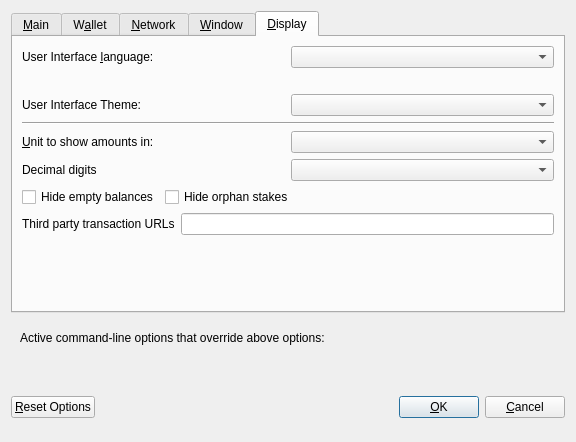
<?xml version="1.0" encoding="UTF-8"?>
<ui version="4.0">
 <class>OptionsDialog</class>
 <widget class="QDialog" name="OptionsDialog">
  <property name="geometry">
   <rect>
    <x>0</x>
    <y>0</y>
    <width>576</width>
    <height>442</height>
   </rect>
  </property>
  <property name="windowTitle">
   <string>Options</string>
  </property>
  <property name="modal">
   <bool>true</bool>
  </property>
  <layout class="QVBoxLayout" name="verticalLayout">
   <item>
    <widget class="QTabWidget" name="tabWidget">
     <property name="currentIndex">
      <number>4</number>
     </property>
     <widget class="QWidget" name="tabMain">
      <attribute name="title">
       <string>&amp;Main</string>
      </attribute>
      <layout class="QVBoxLayout" name="verticalLayout_Main">
       <item>
        <widget class="QCheckBox" name="bitcoinAtStartup">
         <property name="toolTip">
          <string>Automatically start POSQ after logging in to the system.</string>
         </property>
         <property name="text">
          <string>&amp;Start POSQ on system login</string>
         </property>
        </widget>
       </item>
       <item>
        <layout class="QHBoxLayout" name="horizontalLayout_2_Main">
         <item>
          <widget class="QLabel" name="databaseCacheLabel">
           <property name="text">
            <string>Size of &amp;database cache</string>
           </property>
           <property name="textFormat">
            <enum>Qt::PlainText</enum>
           </property>
           <property name="buddy">
            <cstring>databaseCache</cstring>
           </property>
          </widget>
         </item>
         <item>
          <widget class="QSpinBox" name="databaseCache"/>
         </item>
         <item>
          <widget class="QLabel" name="databaseCacheUnitLabel">
           <property name="text">
            <string>MB</string>
           </property>
           <property name="textFormat">
            <enum>Qt::PlainText</enum>
           </property>
          </widget>
         </item>
         <item>
          <spacer name="horizontalSpacer_2_Main">
           <property name="orientation">
            <enum>Qt::Horizontal</enum>
           </property>
           <property name="sizeHint" stdset="0">
            <size>
             <width>40</width>
             <height>20</height>
            </size>
           </property>
          </spacer>
         </item>
        </layout>
       </item>
       <item>
        <layout class="QHBoxLayout" name="horizontalLayout_3_Main">
         <item>
          <widget class="QLabel" name="threadsScriptVerifLabel">
           <property name="text">
            <string>Number of script &amp;verification threads</string>
           </property>
           <property name="textFormat">
            <enum>Qt::PlainText</enum>
           </property>
           <property name="buddy">
            <cstring>threadsScriptVerif</cstring>
           </property>
          </widget>
         </item>
         <item>
          <widget class="QSpinBox" name="threadsScriptVerif">
           <property name="toolTip">
            <string>(0 = auto, &lt;0 = leave that many cores free)</string>
           </property>
          </widget>
         </item>
         <item>
          <spacer name="horizontalSpacer_3_Main">
           <property name="orientation">
            <enum>Qt::Horizontal</enum>
           </property>
           <property name="sizeHint" stdset="0">
            <size>
             <width>40</width>
             <height>20</height>
            </size>
           </property>
          </spacer>
         </item>
        </layout>
       </item>
       <item>
        <spacer name="verticalSpacer_2">
         <property name="orientation">
          <enum>Qt::Vertical</enum>
         </property>
         <property name="sizeHint" stdset="0">
          <size>
           <width>20</width>
           <height>40</height>
          </size>
         </property>
        </spacer>
       </item>
       <item>
        <layout class="QHBoxLayout" name="horiz-autominting-layout">
         <item>
          <widget class="QCheckBox" name="checkBoxZeromintEnable">
           <property name="toolTip">
            <string>Enable automatic minting of POSQ units to zPOSQ</string>
           </property>
           <property name="layoutDirection">
            <enum>Qt::LeftToRight</enum>
           </property>
           <property name="text">
            <string>Enable zPOSQ Automint</string>
           </property>
          </widget>
         </item>
         <item>
          <widget class="QCheckBox" name="checkBoxZeromintAddresses">
           <property name="toolTip">
            <string>Enable automatic zPOSQ minting from specific addresses</string>
           </property>
           <property name="layoutDirection">
            <enum>Qt::LeftToRight</enum>
           </property>
           <property name="text">
            <string>Enable Automint Addresses</string>
           </property>
          </widget>
         </item>
        </layout>
       </item>
       <item>
        <layout class="QHBoxLayout" name="horizontalLayout_3">
         <item>
          <widget class="QLabel" name="percentage_label">
           <property name="toolTip">
            <string>Percentage of incoming POSQ which get automatically converted to zPOSQ via Zerocoin Protocol (min: 10%)</string>
           </property>
           <property name="text">
            <string>Percentage of autominted zPOSQ</string>
           </property>
          </widget>
         </item>
         <item>
          <widget class="QSpinBox" name="zeromintPercentage">
           <property name="minimum">
            <number>1</number>
           </property>
           <property name="maximum">
            <number>100</number>
           </property>
          </widget>
         </item>
        </layout>
       </item>
       <item>
        <layout class="QHBoxLayout" name="horizontalLayout" stretch="0,0">
         <property name="sizeConstraint">
          <enum>QLayout::SetFixedSize</enum>
         </property>
         <item>
          <widget class="QLabel" name="labelPreferredDenom">
           <property name="maximumSize">
            <size>
             <width>16777215</width>
             <height>16777215</height>
            </size>
           </property>
           <property name="toolTip">
            <string>Wait with automatic conversion to Zerocoin until enough POSQ for this denomination is available</string>
           </property>
           <property name="text">
            <string>Preferred Automint zPOSQ Denomination</string>
           </property>
          </widget>
         </item>
         <item>
          <widget class="QComboBox" name="preferredDenom">
           <property name="maximumSize">
            <size>
             <width>16777215</width>
             <height>27</height>
            </size>
           </property>
           <property name="toolTip">
            <string>Wait with automatic conversion to Zerocoin until enough POSQ for this denomination is available</string>
           </property>
           <property name="maxVisibleItems">
            <number>9</number>
           </property>
           <property name="maxCount">
            <number>9</number>
           </property>
          </widget>
         </item>
        </layout>
       </item>
      </layout>
     </widget>
     <widget class="QWidget" name="tabWallet">
      <attribute name="title">
       <string>W&amp;allet</string>
      </attribute>
      <layout class="QVBoxLayout" name="verticalLayout_Wallet">
       <item>
        <layout class="QHBoxLayout" name="horizontalLayout_2_Wallet">
         <item>
          <widget class="QLabel" name="labelStakeSplitThresholdText">
           <property name="text">
            <string>Stake split threshold:</string>
           </property>
          </widget>
         </item>
         <item>
          <widget class="QSpinBox" name="spinBoxStakeSplitThreshold">
           <property name="minimum">
            <number>1</number>
           </property>
           <property name="maximum">
            <number>999999</number>
           </property>
          </widget>
         </item>
        </layout>
       </item>
       <item>
        <widget class="QGroupBox" name="groupBox">
         <property name="title">
          <string>Expert</string>
         </property>
         <layout class="QVBoxLayout" name="verticalLayout_2">
          <item>
           <widget class="QCheckBox" name="coinControlFeatures">
            <property name="toolTip">
             <string>Whether to show coin control features or not.</string>
            </property>
            <property name="text">
             <string>Enable coin &amp;control features</string>
            </property>
           </widget>
          </item>
          <item>
           <widget class="QCheckBox" name="showMasternodesTab">
            <property name="toolTip">
             <string>Show additional tab listing all your masternodes in first sub-tab&lt;br/&gt;and all masternodes on the network in second sub-tab.</string>
            </property>
            <property name="text">
             <string>Show Masternodes Tab</string>
            </property>
           </widget>
          </item>
          <item>
           <widget class="QCheckBox" name="spendZeroConfChange">
            <property name="toolTip">
             <string>If you disable the spending of unconfirmed change, the change from a transaction&lt;br/&gt;cannot be used until that transaction has at least one confirmation.&lt;br/&gt;This also affects how your balance is computed.</string>
            </property>
            <property name="text">
             <string>&amp;Spend unconfirmed change</string>
            </property>
           </widget>
          </item>
         </layout>
        </widget>
       </item>
       <item>
        <spacer name="verticalSpacer_Wallet">
         <property name="orientation">
          <enum>Qt::Vertical</enum>
         </property>
         <property name="sizeHint" stdset="0">
          <size>
           <width>20</width>
           <height>40</height>
          </size>
         </property>
        </spacer>
       </item>
      </layout>
     </widget>
     <widget class="QWidget" name="tabNetwork">
      <attribute name="title">
       <string>&amp;Network</string>
      </attribute>
      <layout class="QVBoxLayout" name="verticalLayout_Network">
       <item>
        <widget class="QCheckBox" name="mapPortUpnp">
         <property name="toolTip">
          <string>Automatically open the POSQ client port on the router. This only works when your router supports UPnP and it is enabled.</string>
         </property>
         <property name="text">
          <string>Map port using &amp;UPnP</string>
         </property>
        </widget>
       </item>
       <item>
        <widget class="QCheckBox" name="allowIncoming">
         <property name="toolTip">
          <string>Accept connections from outside</string>
         </property>
         <property name="text">
          <string>Allow incoming connections</string>
         </property>
        </widget>
       </item>
       <item>
        <widget class="QCheckBox" name="connectSocks">
         <property name="toolTip">
          <string>Connect to the POSQ network through a SOCKS5 proxy.</string>
         </property>
         <property name="text">
          <string>&amp;Connect through SOCKS5 proxy (default proxy):</string>
         </property>
        </widget>
       </item>
       <item>
        <layout class="QHBoxLayout" name="horizontalLayout_1_Network">
         <item>
          <widget class="QLabel" name="proxyIpLabel">
           <property name="text">
            <string>Proxy &amp;IP:</string>
           </property>
           <property name="textFormat">
            <enum>Qt::PlainText</enum>
           </property>
           <property name="buddy">
            <cstring>proxyIp</cstring>
           </property>
          </widget>
         </item>
         <item>
          <widget class="QValidatedLineEdit" name="proxyIp">
           <property name="minimumSize">
            <size>
             <width>140</width>
             <height>0</height>
            </size>
           </property>
           <property name="maximumSize">
            <size>
             <width>140</width>
             <height>16777215</height>
            </size>
           </property>
           <property name="toolTip">
            <string>IP address of the proxy (e.g. IPv4: 127.0.0.1 / IPv6: ::1)</string>
           </property>
          </widget>
         </item>
         <item>
          <widget class="QLabel" name="proxyPortLabel">
           <property name="text">
            <string>&amp;Port:</string>
           </property>
           <property name="textFormat">
            <enum>Qt::PlainText</enum>
           </property>
           <property name="buddy">
            <cstring>proxyPort</cstring>
           </property>
          </widget>
         </item>
         <item>
          <widget class="QLineEdit" name="proxyPort">
           <property name="minimumSize">
            <size>
             <width>55</width>
             <height>0</height>
            </size>
           </property>
           <property name="maximumSize">
            <size>
             <width>55</width>
             <height>16777215</height>
            </size>
           </property>
           <property name="toolTip">
            <string>Port of the proxy (e.g. 9050)</string>
           </property>
          </widget>
         </item>
         <item>
          <spacer name="horizontalSpacer_1_Network">
           <property name="orientation">
            <enum>Qt::Horizontal</enum>
           </property>
           <property name="sizeHint" stdset="0">
            <size>
             <width>40</width>
             <height>20</height>
            </size>
           </property>
          </spacer>
         </item>
        </layout>
       </item>
       <item>
        <spacer name="verticalSpacer_Network">
         <property name="orientation">
          <enum>Qt::Vertical</enum>
         </property>
         <property name="sizeHint" stdset="0">
          <size>
           <width>20</width>
           <height>40</height>
          </size>
         </property>
        </spacer>
       </item>
      </layout>
     </widget>
     <widget class="QWidget" name="tabWindow">
      <attribute name="title">
       <string>&amp;Window</string>
      </attribute>
      <layout class="QVBoxLayout" name="verticalLayout_Window">
       <item>
        <widget class="QCheckBox" name="minimizeToTray">
         <property name="toolTip">
          <string>Show only a tray icon after minimizing the window.</string>
         </property>
         <property name="text">
          <string>&amp;Minimize to the tray instead of the taskbar</string>
         </property>
        </widget>
       </item>
       <item>
        <widget class="QCheckBox" name="minimizeOnClose">
         <property name="toolTip">
          <string>Minimize instead of exit the application when the window is closed. When this option is enabled, the application will be closed only after selecting Quit in the menu.</string>
         </property>
         <property name="text">
          <string>M&amp;inimize on close</string>
         </property>
        </widget>
       </item>
       <item>
        <spacer name="verticalSpacer_Window">
         <property name="orientation">
          <enum>Qt::Vertical</enum>
         </property>
         <property name="sizeHint" stdset="0">
          <size>
           <width>20</width>
           <height>40</height>
          </size>
         </property>
        </spacer>
       </item>
      </layout>
     </widget>
     <widget class="QWidget" name="tabDisplay">
      <attribute name="title">
       <string>&amp;Display</string>
      </attribute>
      <layout class="QVBoxLayout" name="verticalLayout_Display">
       <item>
        <layout class="QHBoxLayout" name="horizontalLayout_1_Display">
         <item>
          <widget class="QLabel" name="langLabel">
           <property name="text">
            <string>User Interface &amp;language:</string>
           </property>
           <property name="textFormat">
            <enum>Qt::PlainText</enum>
           </property>
           <property name="buddy">
            <cstring>lang</cstring>
           </property>
          </widget>
         </item>
         <item>
          <widget class="QValueComboBox" name="lang">
           <property name="toolTip">
            <string>The user interface language can be set here. This setting will take effect after restarting POSQ.</string>
           </property>
          </widget>
         </item>
        </layout>
       </item>
       <item>
        <widget class="QLabel" name="label_3">
         <property name="toolTip">
          <string notr="true"/>
         </property>
         <property name="statusTip">
          <string notr="true"/>
         </property>
         <property name="whatsThis">
          <string notr="true"/>
         </property>
         <property name="accessibleName">
          <string notr="true"/>
         </property>
         <property name="text">
          <string></string>
         </property>
         <property name="wordWrap">
          <bool>true</bool>
         </property>
         <property name="openExternalLinks">
          <bool>true</bool>
         </property>
         <property name="textInteractionFlags">
          <set>Qt::TextBrowserInteraction</set>
         </property>
        </widget>
       </item>
       <item>
        <layout class="QHBoxLayout" name="horizontalLayout_2_Display" stretch="0,0">
         <item>
          <widget class="QLabel" name="themeLabel">
           <property name="text">
            <string>User Interface Theme:</string>
           </property>
          </widget>
         </item>
         <item>
          <widget class="QValueComboBox" name="theme"/>
         </item>
        </layout>
       </item>
       <item>
        <widget class="Line" name="line">
         <property name="orientation">
          <enum>Qt::Horizontal</enum>
         </property>
        </widget>
       </item>
       <item>
        <layout class="QHBoxLayout" name="horizontalLayout_3_Display">
         <item>
          <widget class="QLabel" name="unitLabel">
           <property name="text">
            <string>&amp;Unit to show amounts in:</string>
           </property>
           <property name="textFormat">
            <enum>Qt::PlainText</enum>
           </property>
           <property name="buddy">
            <cstring>unit</cstring>
           </property>
          </widget>
         </item>
         <item>
          <widget class="QValueComboBox" name="unit">
           <property name="toolTip">
            <string>Choose the default subdivision unit to show in the interface and when sending coins.</string>
           </property>
          </widget>
         </item>
        </layout>
       </item>
       <item>
        <layout class="QHBoxLayout" name="horizontalLayout_4_Display">
         <item>
          <widget class="QLabel" name="digitsLabel">
           <property name="text">
            <string>Decimal digits</string>
           </property>
          </widget>
         </item>
         <item>
          <widget class="QValueComboBox" name="digits"/>
         </item>
        </layout>
       </item>
       <item>
        <layout class="QHBoxLayout" name="horizontalLayout_5_Display">
         <item>
          <widget class="QCheckBox" name="checkBoxHideZeroBalances">
           <property name="toolTip">
            <string>Hide empty balances</string>
           </property>
           <property name="layoutDirection">
            <enum>Qt::LeftToRight</enum>
           </property>
           <property name="text">
            <string>Hide empty balances</string>
           </property>
          </widget>
         </item>
         <item>
          <widget class="QCheckBox" name="checkBoxHideOrphans">
           <property name="toolTip">
            <string>Hide orphan stakes in transaction lists</string>
           </property>
           <property name="text">
            <string>Hide orphan stakes</string>
           </property>
          </widget>
         </item>
         <item>
          <spacer name="horizontalSpacer">
           <property name="orientation">
            <enum>Qt::Horizontal</enum>
           </property>
           <property name="sizeHint" stdset="0">
            <size>
             <width>40</width>
             <height>20</height>
            </size>
           </property>
          </spacer>
         </item>
        </layout>
       </item>
       <item>
        <layout class="QHBoxLayout" name="horizontalLayout_6_Display">
         <item>
          <widget class="QLabel" name="thirdPartyTxUrlsLabel">
           <property name="toolTip">
            <string>Third party URLs (e.g. a block explorer) that appear in the transactions tab as context menu items. %s in the URL is replaced by transaction hash. Multiple URLs are separated by vertical bar |.</string>
           </property>
           <property name="text">
            <string>Third party transaction URLs</string>
           </property>
           <property name="buddy">
            <cstring>thirdPartyTxUrls</cstring>
           </property>
          </widget>
         </item>
         <item>
          <widget class="QLineEdit" name="thirdPartyTxUrls">
           <property name="toolTip">
            <string>Third party URLs (e.g. a block explorer) that appear in the transactions tab as context menu items. %s in the URL is replaced by transaction hash. Multiple URLs are separated by vertical bar |.</string>
           </property>
          </widget>
         </item>
        </layout>
       </item>
       <item>
        <spacer name="verticalSpacer">
         <property name="orientation">
          <enum>Qt::Vertical</enum>
         </property>
         <property name="sizeHint" stdset="0">
          <size>
           <width>20</width>
           <height>40</height>
          </size>
         </property>
        </spacer>
       </item>
      </layout>
     </widget>
    </widget>
   </item>
   <item>
    <widget class="QFrame" name="frame">
     <layout class="QVBoxLayout" name="verticalLayout_Bottom">
      <item>
       <layout class="QHBoxLayout" name="horizontalLayout_Bottom">
        <item>
         <widget class="QLabel" name="overriddenByCommandLineInfoLabel">
          <property name="text">
           <string>Active command-line options that override above options:</string>
          </property>
          <property name="textFormat">
           <enum>Qt::PlainText</enum>
          </property>
         </widget>
        </item>
        <item>
         <spacer name="horizontalSpacer_Bottom">
          <property name="orientation">
           <enum>Qt::Horizontal</enum>
          </property>
          <property name="sizeHint" stdset="0">
           <size>
            <width>40</width>
            <height>20</height>
           </size>
          </property>
         </spacer>
        </item>
       </layout>
      </item>
      <item>
       <widget class="QLabel" name="overriddenByCommandLineLabel">
        <property name="text">
         <string/>
        </property>
        <property name="textFormat">
         <enum>Qt::PlainText</enum>
        </property>
        <property name="wordWrap">
         <bool>true</bool>
        </property>
       </widget>
      </item>
     </layout>
    </widget>
   </item>
   <item>
    <layout class="QHBoxLayout" name="horizontalLayout_Buttons">
     <item>
      <widget class="QPushButton" name="resetButton">
       <property name="toolTip">
        <string>Reset all client options to default.</string>
       </property>
       <property name="text">
        <string>&amp;Reset Options</string>
       </property>
       <property name="autoDefault">
        <bool>false</bool>
       </property>
      </widget>
     </item>
     <item>
      <spacer name="horizontalSpacer_1">
       <property name="orientation">
        <enum>Qt::Horizontal</enum>
       </property>
       <property name="sizeHint" stdset="0">
        <size>
         <width>40</width>
         <height>48</height>
        </size>
       </property>
      </spacer>
     </item>
     <item>
      <widget class="QLabel" name="statusLabel">
       <property name="minimumSize">
        <size>
         <width>200</width>
         <height>0</height>
        </size>
       </property>
       <property name="font">
        <font>
         <weight>75</weight>
         <bold>true</bold>
        </font>
       </property>
       <property name="text">
        <string/>
       </property>
       <property name="textFormat">
        <enum>Qt::PlainText</enum>
       </property>
       <property name="wordWrap">
        <bool>true</bool>
       </property>
      </widget>
     </item>
     <item>
      <spacer name="horizontalSpacer_2">
       <property name="orientation">
        <enum>Qt::Horizontal</enum>
       </property>
       <property name="sizeHint" stdset="0">
        <size>
         <width>40</width>
         <height>48</height>
        </size>
       </property>
      </spacer>
     </item>
     <item>
      <widget class="QPushButton" name="okButton">
       <property name="text">
        <string>&amp;OK</string>
       </property>
       <property name="autoDefault">
        <bool>false</bool>
       </property>
       <property name="default">
        <bool>true</bool>
       </property>
      </widget>
     </item>
     <item>
      <widget class="QPushButton" name="cancelButton">
       <property name="text">
        <string>&amp;Cancel</string>
       </property>
       <property name="autoDefault">
        <bool>false</bool>
       </property>
      </widget>
     </item>
    </layout>
   </item>
  </layout>
 </widget>
 <customwidgets>
  <customwidget>
   <class>QValidatedLineEdit</class>
   <extends>QLineEdit</extends>
   <header>qvalidatedlineedit.h</header>
  </customwidget>
  <customwidget>
   <class>QValueComboBox</class>
   <extends>QComboBox</extends>
   <header>qvaluecombobox.h</header>
  </customwidget>
 </customwidgets>
 <resources/>
 <connections/>
</ui>
